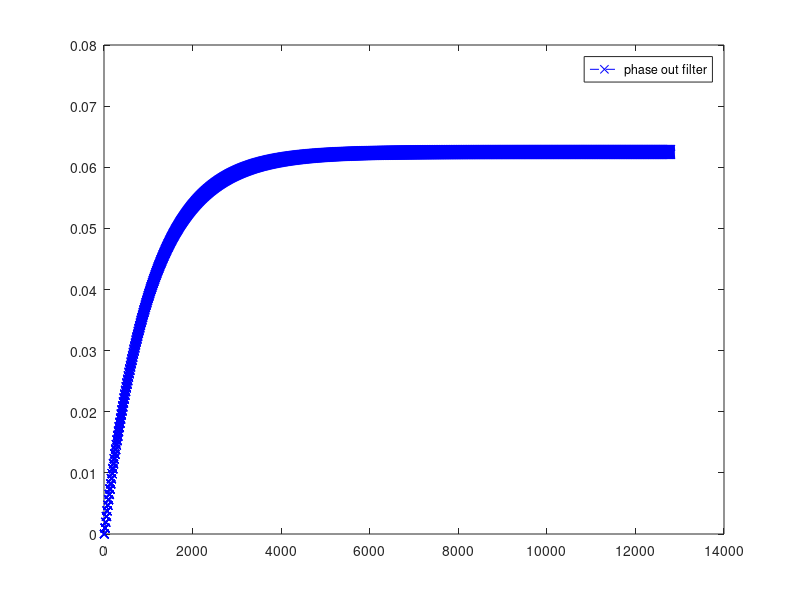

This figure's MATLAB source:
%%
N = 16;
pat = [zeros(1, N-1) 1];
len = 16000;
M = 12;
A = 11;
PHSTEP = 64;

pulse = repmat(pat, 1, len);

%%
b = 2^-10;
a = [1 -(1-b)];
pulse_flt = filter(b, a, pulse);

t = 1:length(pulse_flt)/20;
figure;
plot(t, pulse_flt(t), '--bx');
legend('phase out filter');